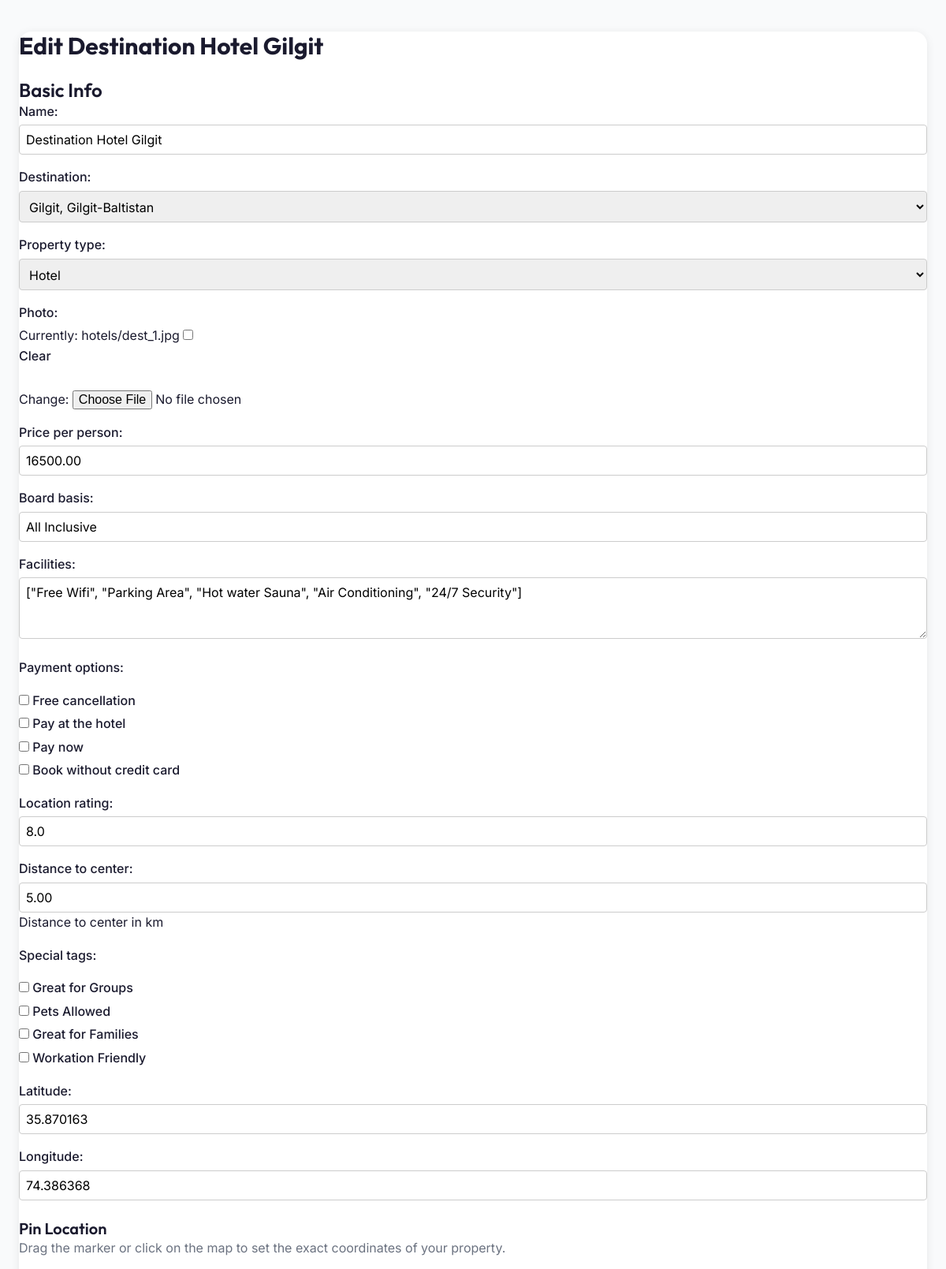
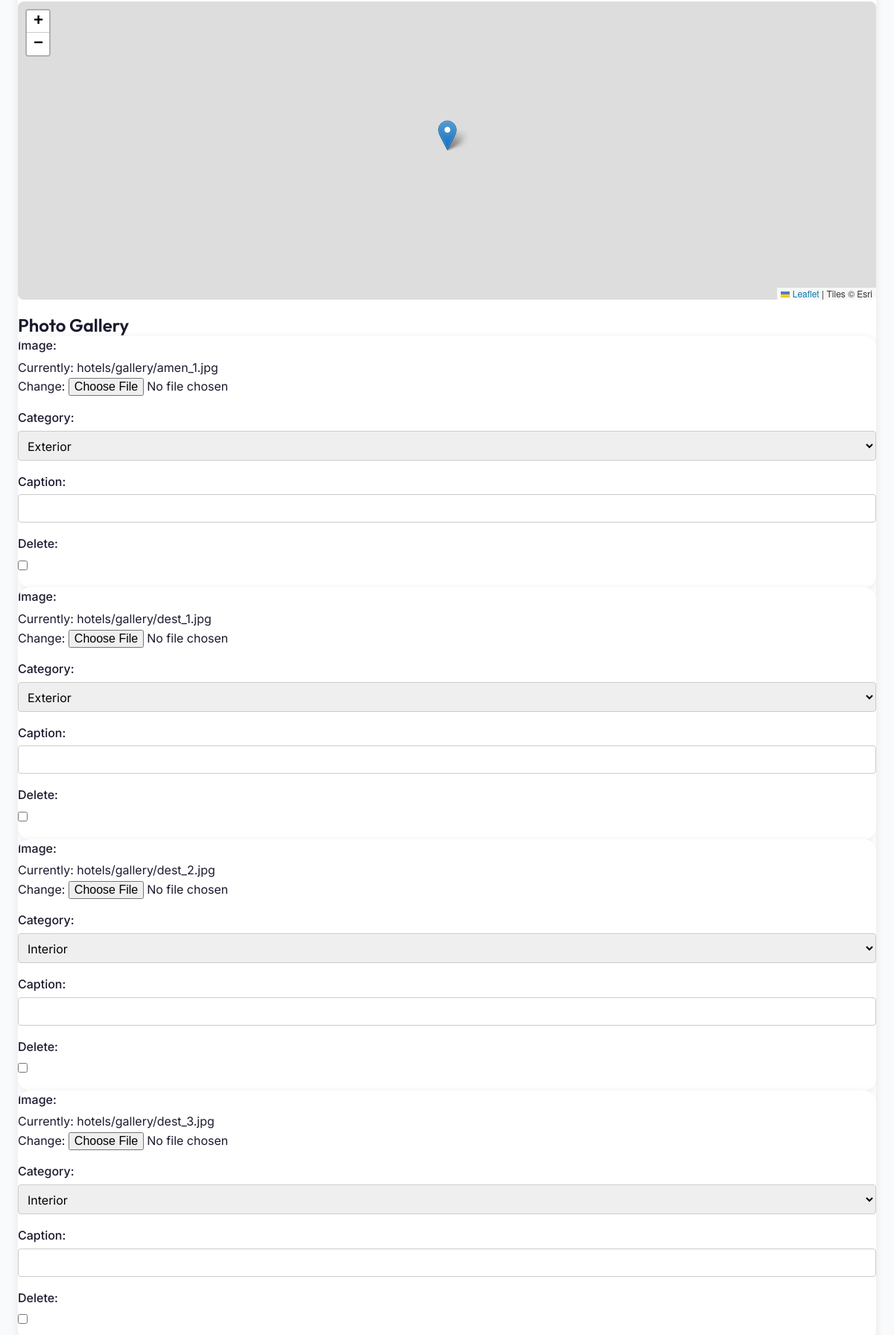
Page /partner/hotel/9/edit/ (signed in, upper part) on the committed database (2 pictures, top to bottom).
### travel/models.py (models this page shows, shortened)
class PhotoMixin:
    def get_image_url(self):
        photo = getattr(self, 'photo', None)
        if photo:
            return photo.url
        legacy = getattr(self, 'image', '') or ''
        if legacy:
            return staticfiles_storage.url(legacy)
        return staticfiles_storage.url('images/hotel-room.jpg')

class Hotel(PhotoMixin, models.Model):
    PROPERTY_TYPES = [
        ('Hotel', 'Hotel'),
        ('Guesthouse', 'Guesthouse/bed and breakfast'),
        ('Apartment', 'Entire homes & apartments'),
        ('Flat', 'Apartment/Flat'),
        ('Resort', 'Resort'),
        ('Hostel', 'Hostel'),
        ('Homestay', 'Homestay'),
        ('House', 'Entire House'),
        ('HolidayPark', 'Holiday park/caravan park'),
    ]
    name = models.CharField(max_length=160)
    slug = models.SlugField(unique=True)
    owner = models.ForeignKey(User, on_delete=models.CASCADE, related_name='hotels', null=True, blank=True)
    destination = models.ForeignKey(Destination, related_name='hotels', on_delete=models.PROTECT, null=True, blank=True)
    image = models.CharField(max_length=255, blank=True)
    photo = models.ImageField(upload_to='hotels/', blank=True)
    rating = models.DecimalField(max_digits=2, decimal_places=1, default=5.0)
    price_per_person = models.DecimalField(max_digits=8, decimal_places=2)
    board_basis = models.CharField(max_length=80)
    facilities = models.JSONField(default=list)
    latitude = models.DecimalField(max_digits=9, decimal_places=6, null=True, blank=True)
    longitude = models.DecimalField(max_digits=9, decimal_places=6, null=True, blank=True)
    property_type = models.CharField(max_length=50, choices=PROPERTY_TYPES, default='Hotel')
    payment_options = models.JSONField(default=list, blank=True)
    location_rating = models.DecimalField(max_digits=3, decimal_places=1, default=8.0)
    distance_to_center = models.DecimalField(max_digits=5, decimal_places=2, default=5.0, help_text="Distance to center in km")
    special_tags = models.JSONField(default=list, blank=True)

class Destination(PhotoMixin, models.Model):
    name = models.CharField(max_length=160)
    slug = models.SlugField(unique=True)
    image = models.CharField(max_length=255, blank=True)
    photo = models.ImageField(upload_to='destinations/', blank=True)
    def __str__(self):
        return self.name

### travel/views.py (the view)
# urls.py: path('partner/hotel/<int:hotel_id>/edit/', views.extranet_hotel_edit, name='extranet-hotel-edit'),
@login_required
def extranet_hotel_edit(request, hotel_id):
    hotel = get_object_or_404(Hotel, id=hotel_id, owner=request.user)
    if request.method == 'POST':
        form = HotelForm(request.POST, request.FILES, instance=hotel)
        formset = HotelImageFormSet(request.POST, request.FILES, instance=hotel)
        if form.is_valid() and formset.is_valid():
            hotel = form.save(commit=False)
            hotel.slug = slugify(hotel.name)[:50]
            hotel.save()
            formset.save()
            return redirect('extranet-dashboard')
    else:
        form = HotelForm(instance=hotel)
        formset = HotelImageFormSet(instance=hotel)
    return render(request, 'extranet/hotel_form.html', {'form': form, 'formset': formset, 'hotel': hotel})

### travel/forms.py
class HotelForm(forms.ModelForm):
    PAYMENT_CHOICES = [
        ('Free cancellation', 'Free cancellation'),
        ('Pay at the hotel', 'Pay at the hotel'),
        ('Pay now', 'Pay now'),
        ('Book without credit card', 'Book without credit card'),
    ]
    SPECIAL_TAGS_CHOICES = [
        ('Great for Groups', 'Great for Groups'),
        ('Pets Allowed', 'Pets Allowed'),
        ('Great for Families', 'Great for Families'),
        ('Workation Friendly', 'Workation Friendly'),
    ]
    payment_options = forms.MultipleChoiceField(
        choices=PAYMENT_CHOICES,
        widget=forms.CheckboxSelectMultiple,
        required=False
    )
    special_tags = forms.MultipleChoiceField(
        choices=SPECIAL_TAGS_CHOICES,
        widget=forms.CheckboxSelectMultiple,
        required=False
    )
    class Meta:
        model = Hotel
        fields = ['name', 'destination', 'property_type', 'photo', 'price_per_person', 'board_basis', 'facilities', 'payment_options', 'location_rating', 'distance_to_center', 'special_tags', 'latitude', 'longitude']
        widgets = {
            'facilities': forms.Textarea(attrs={'rows': 3, 'placeholder': '["Free WiFi", "Pool"]'}),
        }

### travel/context_processors.py (called while the page is built)
def booking_context(request):
    if request.user.is_authenticated:
        slugs = list(Shortlist.objects.filter(user=request.user).values_list('hotel__slug', flat=True))
        return {'shortlist_count': len(slugs), 'shortlist_slugs': slugs}
    return {'shortlist_count': 0, 'shortlist_slugs': []}

### templates/extranet/hotel_form.html (shortened to what this page needs)
<!DOCTYPE html>
{% load static %}
<html lang="en">
<head>
  <link rel="stylesheet" href="{% static 'css/style.css' %}">
  <link rel="stylesheet" href="{% static 'css/components.css' %}">
  <link rel="stylesheet" href="https://unpkg.com/leaflet@1.9.4/dist/leaflet.css"/>
</head>
<body class="bg-light">
  <main class="container section section--sm">
    <div class="card p-8">
      <h1 class="heading-3 mb-6">{% if hotel %}Edit {{ hotel.name }}{% else %}Add New Hotel{% endif %}</h1>
      <form method="post" enctype="multipart/form-data">
        <h2 class="heading-4 mb-4 mt-6">Basic Info</h2>
        {{ form.as_p }}
        <h3 class="heading-5 mb-2 mt-6">Pin Location</h3>
        <p class="text-sm text-muted mb-4">Drag the marker or click on the map to set the exact coordinates of your property.</p>
        <div id="location-picker-map" style="height: 400px; width: 100%; border-radius: 8px; margin-bottom: 20px; z-index: 1;"></div>
        <h2 class="heading-4 mb-4 mt-8">Photo Gallery</h2>
        <div id="formset-container">
          {% for f in formset %}
            <div class="formset-row card p-4 mb-4" style="background: #fff;">
              {{ f.as_p }}
            </div>
          {% endfor %}
        </div>
      </form>
    </div>
  </main>
</body>
</html>

### static/css/style.css (style rules this page uses)
:root { color-scheme: light only; --color-pink: #FF467C; --color-pink-dark: #E03060; --color-pink-light: #FFD4E4; --color-pink-pale: #FFF0F5; --color-yellow: #F5E642; --color-yellow-dark: #E8D600; --color-cyan: #2DD4BF; --color-cyan-dark: #0EA5A0; --color-green: #1A3A28; --color-green-mid: #254D38; --color-green-light: #2E6644; --color-white: #FFFFFF; --color-cream: #FAF5ED; --color-bg: #F9FAFB; --color-border: #E5E7EB; --color-border-dark: #D1D5DB; --color-text: #1A1A2E; --color-text-muted: #6B7280; --color-text-light: #9CA3AF; --font-heading: 'Outfit', 'Segoe UI', sans-serif; --font-body: 'Inter', 'Segoe UI', sans-serif; --text-xs: 0.75rem; --text-sm: 0.875rem; --text-base: 1rem; --text-lg: 1.125rem; --text-xl: 1.25rem; --text-2xl: 1.5rem; --text-3xl: 1.875rem; --text-4xl: 2.25rem; --text-5xl: 3rem; --text-6xl: 3.75rem; --space-1: 0.25rem; --space-2: 0.5rem; --space-3: 0.75rem; --space-4: 1rem; --space-5: 1.25rem; --space-6: 1.5rem; --space-8: 2rem; --space-10: 2.5rem; --space-12: 3rem; --space-16: 4rem; --space-20: 5rem; --space-24: 6rem; --radius-sm: 0.375rem; --radius-md: 0.5rem; --radius-lg: 0.75rem; --radius-xl: 1rem; --radius-2xl: 1.5rem; --radius-full: 9999px; --shadow-sm: 0 1px 2px 0 rgba(0,0,0,0.05); --shadow-md: 0 4px 6px -1px rgba(0,0,0,0.1), 0 2px 4px -1px rgba(0,0,0,0.06); --shadow-lg: 0 10px 15px -3px rgba(0,0,0,0.1), 0 4px 6px -2px rgba(0,0,0,0.05); --shadow-xl: 0 20px 25px -5px rgba(0,0,0,0.1), 0 10px 10px -5px rgba(0,0,0,0.04); --shadow-pink: 0 8px 24px rgba(255,70,124,0.35); --shadow-card: 0 2px 12px rgba(0,0,0,0.08); --transition-fast: all 0.15s ease; --transition-base: all 0.25s ease; --transition-slow: all 0.4s ease; --transition-bounce: all 0.3s cubic-bezier(0.34,1.56,0.64,1); --container-max: 1280px; --nav-height: 70px; }
*, *::before, *::after { box-sizing: border-box; margin: 0; padding: 0; }
html { scroll-behavior: smooth; font-size: 16px; -webkit-text-size-adjust: 100%; }
body { font-family: var(--font-body); font-size: var(--text-base); color: var(--color-text); background-color: var(--color-white); line-height: 1.6; -webkit-font-smoothing: antialiased; -moz-osx-font-smoothing: grayscale; overflow-x: hidden; }
a { color: inherit; text-decoration: none; transition: var(--transition-fast); }
input, select, textarea { font-family: var(--font-body); font-size: var(--text-base); }
h1, h2, h3, h4, h5, h6 { font-family: var(--font-heading); line-height: 1.2; font-weight: 700; }
.container { width: 100%; max-width: var(--container-max); margin-left: auto; margin-right: auto; padding-left: var(--space-6); padding-right: var(--space-6); }
.section { padding-top: var(--space-16); padding-bottom: var(--space-16); }
.section--sm { padding-top: var(--space-10); padding-bottom: var(--space-10); }
.heading-3 { font-size: var(--text-3xl); font-weight: 700; line-height: 1.2; }
.heading-4 { font-size: var(--text-2xl); font-weight: 600; }
.heading-5 { font-size: var(--text-xl); font-weight: 600; }
.text-muted { color: var(--color-text-muted); }
.bg-light { background-color: var(--color-bg); }
.card { background: var(--color-white); border-radius: var(--radius-xl); overflow: hidden; box-shadow: var(--shadow-card); transition: var(--transition-base); }

### static/css/components.css (style rules this page uses)
.mt-6 { margin-top: 1.5rem; }

### templates/extranet/hotel_form.html (style rules this page uses)
form p { margin-bottom: 1rem; }
form label { display: block; font-weight: 500; margin-bottom: 0.25rem; }
form input[type="text"], form input[type="number"], form select, form textarea { width: 100%; padding: 0.5rem; border: 1px solid #ccc; border-radius: 4px; }

### rows in the picture
Hotel: name "Destination Hotel Gilgit", destination "Gilgit, Gilgit-Baltistan", property_type "Hotel", price_per_person "16500.00", board_basis "All Inclusive", facilities "[\"Free Wifi\", \"Parking Area\", \"Hot water Sauna\", \"Air Conditioning\", \"24/7 Security\"]", payment_options "☐ ☐ ☐ ☐", location_rating "8.0", distance_to_center "5.00", special_tags "☐ ☐ ☐ ☐", latitude "35.870163", longitude "74.386368"
